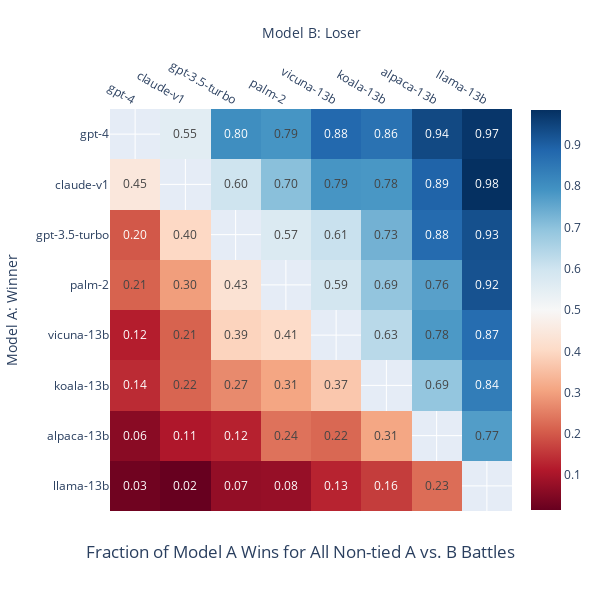

Source (notebook cell):
### Markdown cell above
## Ratings-based Arena Router

### Code cell
def compute_pairwise_win_fraction(battles):
    # Times each model wins as Model A
    a_win_ptbl = pd.pivot_table(
        battles[battles['winner'] == "model_a"],
        index="model_a", columns="model_b", aggfunc="size", fill_value=0)

    # Table counting times each model wins as Model B
    b_win_ptbl = pd.pivot_table(
        battles[battles['winner'] == "model_b"],
        index="model_a", columns="model_b", aggfunc="size", fill_value=0)

    # Table counting number of A-B pairs
    num_battles_ptbl = pd.pivot_table(battles,
        index="model_a", columns="model_b", aggfunc="size", fill_value=0)

    # Computing the proportion of wins for each model as A and as B
    # against all other models
    row_beats_col_freq = (
        (a_win_ptbl + b_win_ptbl.T) /
        (num_battles_ptbl + num_battles_ptbl.T)
    )

    # Arrange ordering according to proprition of wins
    prop_wins = row_beats_col_freq.mean(axis=1).sort_values(ascending=False)
    model_names = list(prop_wins.keys())
    row_beats_col = row_beats_col_freq.loc[model_names, model_names]
    return row_beats_col

def visualize_pairwise_win_fraction(battles, title):
    row_beats_col = compute_pairwise_win_fraction(battles)
    fig = px.imshow(row_beats_col, color_continuous_scale='RdBu',
                    text_auto=".2f", title=title)
    fig.update_layout(xaxis_title=" Model B: Loser",
                  yaxis_title="Model A: Winner",
                  xaxis_side="top", height=600, width=600,
                  title_y=0.07, title_x=0.5)
    fig.update_traces(hovertemplate=
                  "Model A: %{y}<br>Model B: %{x}<br>Fraction of A Wins: %{z}<extra></extra>")

    return fig
fig = visualize_pairwise_win_fraction(no_ties(train_df),
      title = "Fraction of Model A Wins for All Non-tied A vs. B Battles")
fig

### Figure 1 — Plotly figure (JSON) as saved in the notebook; plotly's stock layout.template omitted (floating-point values rounded to 4 significant figures)
{"data": [{"coloraxis": "coloraxis", "hovertemplate": "Model A: %{y}<br>Model B: %{x}<br>Fraction of A Wins: %{z}<extra></extra>", "name": "0", "texttemplate": "%{z:.2f}", "type": "heatmap", "x": ["gpt-4", "claude-v1", "gpt-3.5-turbo", "palm-2", "vicuna-13b", "koala-13b", "alpaca-13b", "llama-13b"], "xaxis": "x", "y": ["gpt-4", "claude-v1", "gpt-3.5-turbo", "palm-2", "vicuna-13b", "koala-13b", "alpaca-13b", "llama-13b"], "yaxis": "y", "z": [[null, 0.5538, 0.801, 0.7863, 0.8809, 0.8618, 0.94, 0.9726], [0.4462, null, 0.6, 0.704, 0.7861, 0.7837, 0.8909, 0.9841], [0.199, 0.4, null, 0.5724, 0.6091, 0.7319, 0.8755, 0.9271], [0.2137, 0.296, 0.4276, null, 0.592, 0.6923, 0.7647, 0.9231], [0.1191, 0.2139, 0.3909, 0.408, null, 0.633, 0.7793, 0.8725], [0.1382, 0.2163, 0.2681, 0.3077, 0.367, null, 0.6903, 0.838], [0.06, 0.1091, 0.1245, 0.2353, 0.2207, 0.3097, null, 0.7719], [0.0274, 0.01587, 0.07292, 0.07692, 0.1275, 0.162, 0.2281, null]]}], "layout": {"coloraxis": {"colorscale": [[0, "rgb(103,0,31)"], [0.1, "rgb(178,24,43)"], [0.2, "rgb(214,96,77)"], [0.3, "rgb(244,165,130)"], [0.4, "rgb(253,219,199)"], [0.5, "rgb(247,247,247)"], [0.6, "rgb(209,229,240)"], [0.7, "rgb(146,197,222)"], [0.8, "rgb(67,147,195)"], [0.9, "rgb(33,102,172)"], [1, "rgb(5,48,97)"]]}, "height": 600, "title": {"text": "Fraction of Model A Wins for All Non-tied A vs. B Battles", "x": 0.5, "y": 0.07}, "width": 600, "xaxis": {"anchor": "y", "constrain": "domain", "domain": [0, 1], "scaleanchor": "y", "side": "top", "title": {"text": " Model B: Loser"}}, "yaxis": {"anchor": "x", "autorange": "reversed", "constrain": "domain", "domain": [0, 1], "title": {"text": "Model A: Winner"}}}}
